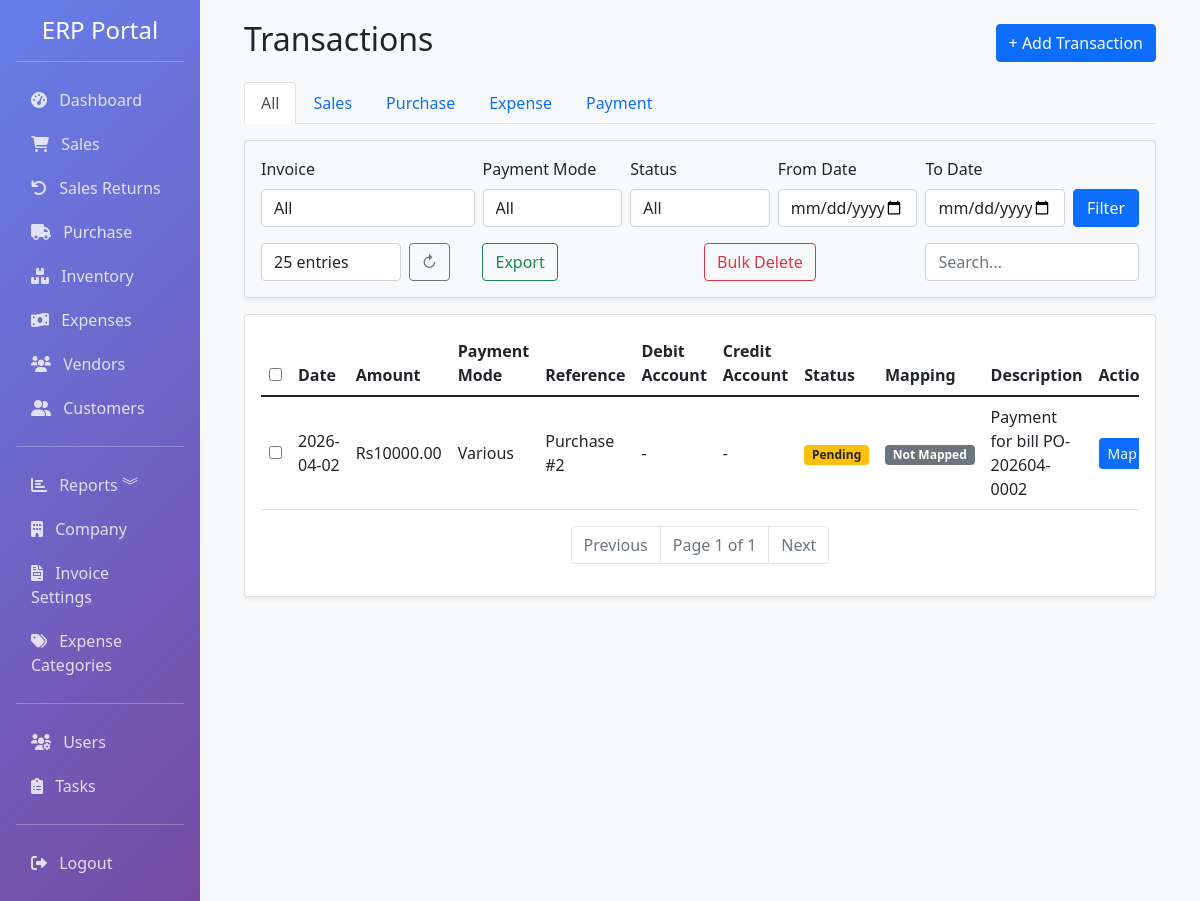
/accounting/transactions (signed in), run on an earlier commit of the app's database.
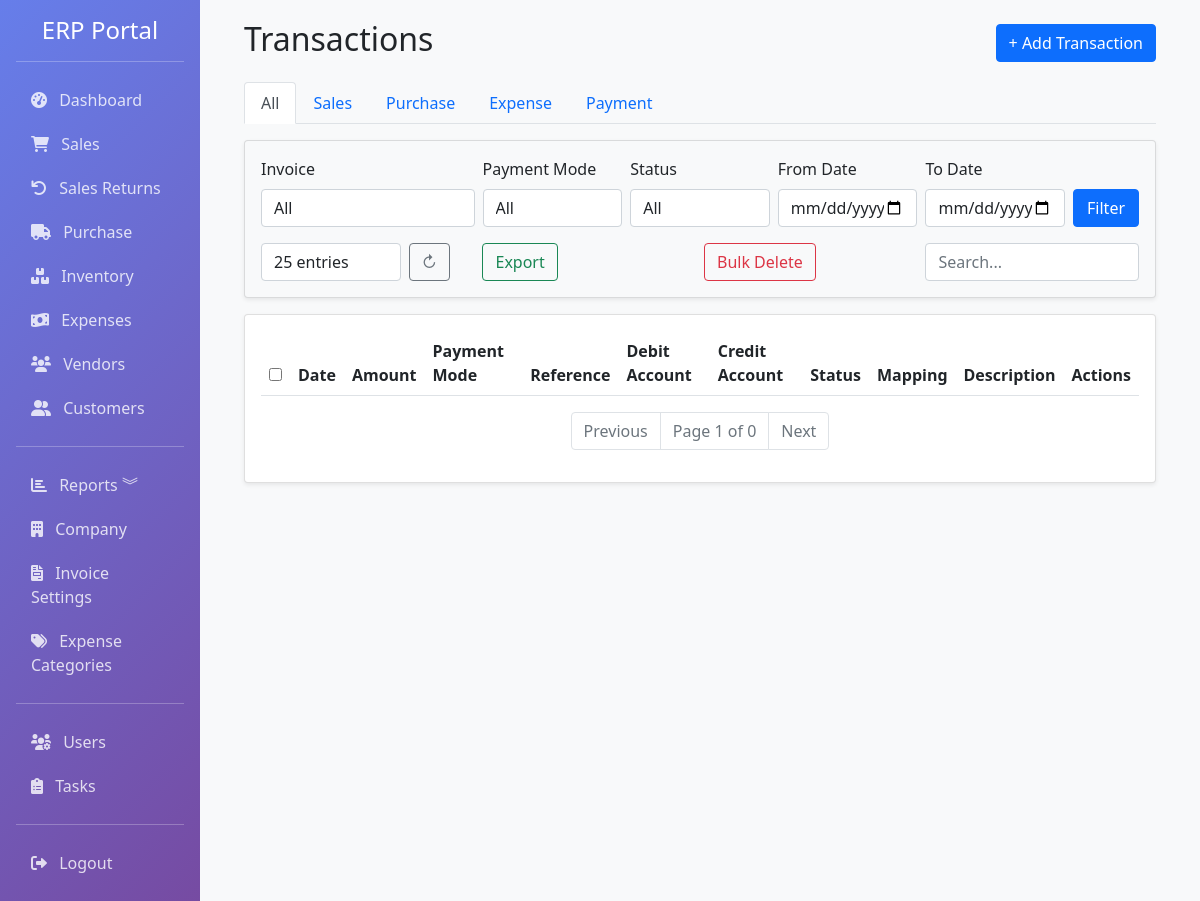
And on a later commit of the database.
### app/models.py (models this page shows, shortened)
class PurchaseBill(db.Model):
    __tablename__ = 'purchase_bills'
    id = db.Column(db.Integer, primary_key=True)
    bill_number = db.Column(db.String(50), unique=True, nullable=False, index=True)
    vendor_id = db.Column(db.Integer, db.ForeignKey('vendors.id'), nullable=False, index=True)
    date = db.Column(db.DateTime, default=datetime.utcnow, index=True)
    due_date = db.Column(db.DateTime)
    currency_id = db.Column(db.Integer, db.ForeignKey('currencies.id'), nullable=True)
    exchange_rate = db.Column(db.Float, default=1)
    subtotal = db.Column(db.Float, default=0)
    tax_rate = db.Column(db.Float, default=10)
    tax = db.Column(db.Float, default=0)
    discount_type = db.Column(db.String(10), default='fixed')
    discount = db.Column(db.Float, default=0)
    shipping_charge = db.Column(db.Float, default=0)
    total = db.Column(db.Float, default=0)
    status = db.Column(Enum('paid', 'unpaid', 'partial', name='payment_status'), default='unpaid', index=True)
    paid_amount = db.Column(db.Float, default=0)
    notes = db.Column(db.Text)
    created_by = db.Column(db.Integer, db.ForeignKey('users.id'))
    created_at = db.Column(db.DateTime, default=datetime.utcnow)
    updated_at = db.Column(db.DateTime, default=datetime.utcnow, onupdate=datetime.utcnow)
    items = db.relationship('PurchaseItem', backref='bill', lazy=True, cascade='all, delete-orphan')
    currency = db.relationship('Currency', backref='purchase_bills', lazy=True)

### app/routes/accounting.py (the view, shortened to what this page needs)
@bp.route('/transactions')
@login_required
def transactions():
    accounts = Account.query.order_by(Account.name).all()
    invoices = Sale.query.order_by(Sale.date.desc()).all()
    invoice_id = request.args.get('invoice_id', type=int)
    payment_mode = request.args.get('payment_mode')
    status = request.args.get('status')
    type_filter = request.args.get('type', 'all')
    date_from = request.args.get('date_from')
    date_to = request.args.get('date_to')
    search = request.args.get('search', '').strip()
    per_page = request.args.get('per_page', 25, type=int)
    page = request.args.get('page', 1, type=int)
    payments = []
    sales_payments = Payment.query.filter(Payment.invoice_id.isnot(None)).all()
    expense_payments = Payment.query.filter(Payment.expense_id.isnot(None)).all()
    purchase_bills = PurchaseBill.query.filter(PurchaseBill.paid_amount > 0).all()
    for bill in purchase_bills:
        txn = Transaction.query.filter(Transaction.reference_type == 'purchase', Transaction.reference_id == bill.id).first()
        payments.append({
            'id': bill.id,
            'date': bill.date,
            'amount': bill.paid_amount,
            'payment_mode': 'Various',
            'reference_type': 'purchase',
            'reference_id': bill.id,
            'invoice': None,
            'debit_account': txn.debit_account if txn else None,
            'credit_account': txn.credit_account if txn else None,
            'status': txn.status if txn else 'Pending',
            'is_mapped': txn.is_mapped if txn else False,
            'description': f'Payment for bill {bill.bill_number}',
            'transaction_id': txn.id if txn else None
        })
    general_payments = Payment.query.filter(Payment.invoice_id.is_(None), Payment.expense_id.is_(None)).all()
    if type_filter and type_filter != 'all':
        payments = [p for p in payments if p['reference_type'] == type_filter]
    if invoice_id:
        payments = [p for p in payments if p['reference_type'] == 'sale' and p['reference_id'] == invoice_id]
    if payment_mode:
        payments = [p for p in payments if p['payment_mode'] == payment_mode]
    if status:
        payments = [p for p in payments if p['status'] == status]
    if date_from:
        date_from_dt = datetime.strptime(date_from, '%Y-%m-%d')
        payments = [p for p in payments if p['date'] >= date_from_dt]
    if date_to:
        date_to_dt = datetime.strptime(date_to, '%Y-%m-%d')
        payments = [p for p in payments if p['date'] <= date_to_dt]
    if search:
        payments = [p for p in payments if search.lower() in (p['description'] or '').lower() or search.lower() in (p['payment_mode'] or '').lower()]
    payments.sort(key=lambda x: x['date'], reverse=True)
    start = (page - 1) * per_page
    end = start + per_page
    paginated_items = payments[start:end]
    total = len(payments)
    pages = (total + per_page - 1) // per_page
    pagination = type('Pagination', (), {
        'items': paginated_items,
        'page': page,
        'pages': pages,
        'per_page': per_page,
        'total': total,
        'has_prev': page > 1,
        'has_next': page < pages,
        'prev_num': page - 1 if page > 1 else None,
        'next_num': page + 1 if page < pages else None
    })()
    return render_template('accounting/transactions.html',
                         transactions=paginated_items,
                         accounts=accounts,
                         invoices=invoices,
                         pagination=pagination,
                         invoice_id=invoice_id,
                         payment_mode=payment_mode,
                         status=status,
                         type=type_filter,
                         date_from=date_from,
                         date_to=date_to,
                         search=search,
                         per_page=per_page)

### app/templates/accounting/transactions.html (shortened to what this page needs)
{% extends "base.html" %}
{% block content %}
<div class="container-fluid">
    <div class="d-flex justify-content-between align-items-center mb-3">
        <h2>Transactions</h2>
        <a href="{{ url_for('accounting.add_transaction') }}" class="btn btn-primary">+ Add Transaction</a>
    </div>
    <nav class="mb-3">
        <div class="nav nav-tabs">
            {% set tabs = [('all','All'), ('sale','Sales'), ('purchase','Purchase'), ('expense','Expense'), ('payment','Payment')] %}
            {% for key,label in tabs %}
            <a class="nav-link {% if type == key %}active{% endif %}" href="?type={{ key }}">{{ label }}</a>
            {% endfor %}
        </div>
    </nav>
    <div class="card mb-3 p-3 bg-light rounded shadow-sm">
        <form method="GET" class="row g-2 align-items-end">
            <div class="col-md-3">
                <label class="form-label">Invoice</label>
                <select name="invoice_id" class="form-control">
                    <option value="">All</option>
                </select>
            </div>
            <div class="col-md-2">
                <label class="form-label">Payment Mode</label>
                <select name="payment_mode" class="form-control">
                    <option value="">All</option>
                </select>
            </div>
            <div class="col-md-2">
                <label class="form-label">Status</label>
                <select name="status" class="form-control">
                    <option value="">All</option>
                </select>
            </div>
            <div class="col-md-2">
                <label class="form-label">From Date</label>
                <input type="date" name="date_from" class="form-control" value="{{ date_from or '' }}">
            </div>
            <div class="col-md-2">
                <label class="form-label">To Date</label>
                <input type="date" name="date_to" class="form-control" value="{{ date_to or '' }}">
            </div>
            <div class="col-md-1 align-self-end">
                <button type="submit" class="btn btn-primary w-100">Filter</button>
            </div>
        </form>
        <div class="row g-2 mt-2 align-items-center">
            <div class="col-md-2">
                <select name="per_page" class="form-control" onchange="this.form.submit()">
                    {% for n in [25, 50, 100] %}
                    <option value="{{ n }}" {% if per_page == n %}selected{% endif %}>{{ n }} entries</option>
                    {% endfor %}
                </select>
            </div>
            <div class="col-md-1">
                <a href="{{ url_for('accounting.transactions') }}" class="btn btn-outline-secondary" title="Refresh">&#x21bb;</a>
            </div>
            <div class="col-md-3">
                <a href="{{ url_for('accounting.transactions') }}?export=csv" class="btn btn-outline-success">Export</a>
            </div>
            <div class="col-md-3">
                <button type="button" class="btn btn-outline-danger" id="bulk-delete">Bulk Delete</button>
            </div>
            <div class="col-md-3">
                <input type="text" name="search" class="form-control" placeholder="Search..." value="{{ search }}" onchange="this.form.submit()">
            </div>
        </div>
    </div>
    <div class="card shadow-sm">
        <div class="card-body">
            <div class="table-responsive">
                <table class="table table-hover align-middle">
                    <thead class="thead-light">
                        <tr>
                            <th><input type="checkbox" id="select-all"></th>
                            <th>Date</th>
                            <th>Amount</th>
                            <th>Payment Mode</th>
                            <th>Reference</th>
                            <th>Debit Account</th>
                            <th>Credit Account</th>
                            <th>Status</th>
                            <th>Mapping</th>
                            <th>Description</th>
                            <th>Actions</th>
                        </tr>
                    </thead>
                    <tbody>
                        {% for txn in transactions %}
                        <tr>
                            <td><input type="checkbox" class="selected-item" value="{{ txn.id }}"></td>
                            <td>{{ txn.date.strftime('%Y-%m-%d') if txn.date else '-' }}</td>
                            <td>Rs{{ '%.2f'|format(txn.amount or 0) }}</td>
                            <td>{{ txn.payment_mode or '-' }}</td>
                            <td>{{ txn.reference_type|capitalize }} {% if txn.reference_type == 'sale' and txn.invoice %}#{{ txn.invoice.invoice_number }}{% elif txn.reference_type == 'purchase' %}#{{ txn.reference_id }}{% else %}#{{ txn.reference_id }}{% endif %}</td>
                            <td>{{ txn.debit_account or '-' }}</td>
                            <td>{{ txn.credit_account or '-' }}</td>
                            <td>
                                {% if txn.status == 'Completed' %}
                                    <span class="badge bg-success">Completed</span>
                                {% elif txn.status == 'Pending' %}
                                    <span class="badge bg-warning text-dark">Pending</span>
                                {% elif txn.status == 'Failed' %}
                                    <span class="badge bg-danger">Failed</span>
                                {% else %}
                                    <span class="badge bg-secondary">{{ txn.status }}</span>
                                {% endif %}
                            </td>
                            <td>
                                {% if txn.is_mapped %}
                                    <span class="badge bg-success">Mapped</span>
                                {% else %}
                                    <span class="badge bg-secondary">Not Mapped</span>
                                {% endif %}
                            </td>
                            <td>{{ txn.description or '-' }}</td>
                            <td>
                                {% if not txn.is_mapped %}
                                    <div class="btn-group">
                                        <a href="{{ url_for('accounting.map_transaction', payment_id=txn.id, ref_type=txn.reference_type) }}" class="btn btn-primary btn-sm">Map</a>
                                    </div>
                                {% endif %}
                            </td>
                        </tr>
                        {% endfor %}
                    </tbody>
                </table>
            </div>
            <nav aria-label="Page navigation">
                <ul class="pagination justify-content-center">
                    {% if pagination.has_prev %}
                    <li class="page-item"><a class="page-link" href="?page={{ pagination.prev_num }}&per_page={{ per_page }}&invoice_id={{ invoice_id }}&payment_mode={{ payment_mode }}&status={{ status }}&date_from={{ date_from }}&date_to={{ date_to }}&search={{ search }}">Previous</a></li>
                    {% else %}
                    <li class="page-item disabled"><span class="page-link">Previous</span></li>
                    {% endif %}
                    <li class="page-item disabled"><span class="page-link">Page {{ pagination.page }} of {{ pagination.pages }}</span></li>
                    {% if pagination.has_next %}
                    <li class="page-item"><a class="page-link" href="?page={{ pagination.next_num }}&per_page={{ per_page }}&invoice_id={{ invoice_id }}&payment_mode={{ payment_mode }}&status={{ status }}&date_from={{ date_from }}&date_to={{ date_to }}&search={{ search }}">Next</a></li>
                    {% else %}
                    <li class="page-item disabled"><span class="page-link">Next</span></li>
                    {% endif %}
                </ul>
            </nav>
        </div>
    </div>
</div>
{% endblock %}

What changed in the data, as far as the page shows it:
removed PurchaseBill: date "2026-04-02", paid_amount "10000.00", payment_mode "Various", reference_type "Purchase", reference_id "2", debit_account "-", credit_account "-", description "Payment for bill PO-202604-0002"
Also different on the page:
{{ pagination.pages }}: "1" → "0"
